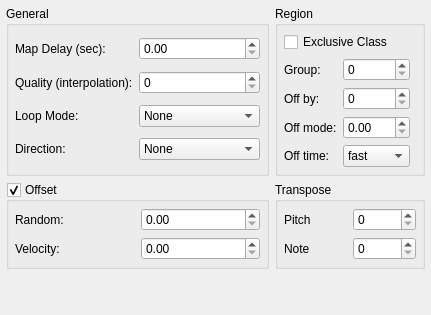
       <widget class="QWidget" name="tabSample">
        <attribute name="title">
         <string>Sample</string>
        </attribute>
        <layout class="QGridLayout" name="laySample">
         <property name="sizeConstraint">
          <enum>QLayout::SetNoConstraint</enum>
         </property>
         <property name="leftMargin">
          <number>6</number>
         </property>
         <property name="topMargin">
          <number>6</number>
         </property>
         <property name="rightMargin">
          <number>6</number>
         </property>
         <property name="bottomMargin">
          <number>6</number>
         </property>
         <item row="1" column="0">
          <widget class="QGroupBox" name="gbxSampleOffset">
           <property name="title">
            <string>Offset</string>
           </property>
           <property name="checkable">
            <bool>true</bool>
           </property>
           <layout class="QGridLayout" name="laySampleOffset">
            <property name="sizeConstraint">
             <enum>QLayout::SetNoConstraint</enum>
            </property>
            <property name="leftMargin">
             <number>6</number>
            </property>
            <property name="topMargin">
             <number>6</number>
            </property>
            <property name="rightMargin">
             <number>6</number>
            </property>
            <property name="bottomMargin">
             <number>6</number>
            </property>
            <item row="3" column="0">
             <widget class="QLabel" name="lblSampleOffsetRandom">
              <property name="text">
               <string>Random:</string>
              </property>
             </widget>
            </item>
            <item row="3" column="1">
             <widget class="QDoubleSpinBox" name="dsbSampleOffsetRandom"/>
            </item>
            <item row="4" column="1">
             <widget class="QDoubleSpinBox" name="dsbSampleOffsetVelocity"/>
            </item>
            <item row="4" column="0">
             <widget class="QLabel" name="lblSampleOffsetVelocity">
              <property name="text">
               <string>Velocity:</string>
              </property>
             </widget>
            </item>
           </layout>
          </widget>
         </item>
         <item row="0" column="0">
          <widget class="QGroupBox" name="gbxSampleGeneral">
           <property name="title">
            <string>General</string>
           </property>
           <layout class="QGridLayout" name="laySampleGeneral">
            <property name="sizeConstraint">
             <enum>QLayout::SetNoConstraint</enum>
            </property>
            <property name="leftMargin">
             <number>6</number>
            </property>
            <property name="topMargin">
             <number>6</number>
            </property>
            <property name="rightMargin">
             <number>6</number>
            </property>
            <property name="bottomMargin">
             <number>6</number>
            </property>
            <item row="3" column="1">
             <widget class="QComboBox" name="cbxDirection">
              <item>
               <property name="text">
                <string>None</string>
               </property>
              </item>
              <item>
               <property name="text">
                <string>forward</string>
               </property>
              </item>
              <item>
               <property name="text">
                <string>reverse</string>
               </property>
              </item>
             </widget>
            </item>
            <item row="0" column="1">
             <widget class="QDoubleSpinBox" name="dsbSampleMapDelay"/>
            </item>
            <item row="1" column="0">
             <widget class="QLabel" name="lblSampleQuality">
              <property name="text">
               <string>Quality (interpolation):</string>
              </property>
             </widget>
            </item>
            <item row="2" column="0">
             <widget class="QLabel" name="lblLoopMode">
              <property name="text">
               <string>Loop Mode:</string>
              </property>
             </widget>
            </item>
            <item row="0" column="0">
             <widget class="QLabel" name="lblSampleMapDelay">
              <property name="text">
               <string>Map Delay (sec):</string>
              </property>
             </widget>
            </item>
            <item row="1" column="1">
             <widget class="QSpinBox" name="sbxSampleQuality"/>
            </item>
            <item row="3" column="0">
             <widget class="QLabel" name="lblDirection">
              <property name="text">
               <string>Direction:</string>
              </property>
             </widget>
            </item>
            <item row="2" column="1">
             <widget class="QComboBox" name="cbxLoopMode">
              <item>
               <property name="text">
                <string>None</string>
               </property>
              </item>
              <item>
               <property name="text">
                <string>no_loop</string>
               </property>
              </item>
              <item>
               <property name="text">
                <string>one_shot</string>
               </property>
              </item>
              <item>
               <property name="text">
                <string>loop_continuous</string>
               </property>
              </item>
              <item>
               <property name="text">
                <string>loop_sustain</string>
               </property>
              </item>
             </widget>
            </item>
           </layout>
          </widget>
         </item>
         <item row="0" column="1">
          <widget class="QGroupBox" name="gbxSampleRegion">
           <property name="title">
            <string>Region</string>
           </property>
           <layout class="QGridLayout" name="laySampleRegion">
            <property name="sizeConstraint">
             <enum>QLayout::SetNoConstraint</enum>
            </property>
            <property name="leftMargin">
             <number>6</number>
            </property>
            <property name="topMargin">
             <number>6</number>
            </property>
            <property name="rightMargin">
             <number>6</number>
            </property>
            <property name="bottomMargin">
             <number>6</number>
            </property>
            <item row="5" column="1">
             <widget class="QComboBox" name="cbxOffTime">
              <item>
               <property name="text">
                <string>fast</string>
               </property>
              </item>
              <item>
               <property name="text">
                <string>normal</string>
               </property>
              </item>
             </widget>
            </item>
            <item row="2" column="1">
             <widget class="QSpinBox" name="sbxOffBy"/>
            </item>
            <item row="1" column="0">
             <widget class="QLabel" name="lblGroup">
              <property name="text">
               <string>Group:</string>
              </property>
             </widget>
            </item>
            <item row="4" column="1">
             <widget class="QLabel" name="cbxOffMode">
              <property name="text">
               <string>TextLabel</string>
              </property>
             </widget>
            </item>
            <item row="5" column="0">
             <widget class="QLabel" name="lblOffTime">
              <property name="text">
               <string>Off time:</string>
              </property>
             </widget>
            </item>
            <item row="4" column="1">
             <widget class="QDoubleSpinBox" name="dsbOffMode"/>
            </item>
            <item row="2" column="0">
             <widget class="QLabel" name="lblOffBy">
              <property name="text">
               <string>Off by:</string>
              </property>
             </widget>
            </item>
            <item row="4" column="0">
             <widget class="QLabel" name="lblOffMode">
              <property name="text">
               <string>Off mode:</string>
              </property>
             </widget>
            </item>
            <item row="1" column="1">
             <widget class="QSpinBox" name="sbxGroup"/>
            </item>
            <item row="0" column="0" colspan="3">
             <widget class="QCheckBox" name="chkRegionExclusiveClass">
              <property name="text">
               <string>Exclusive Class</string>
              </property>
             </widget>
            </item>
           </layout>
          </widget>
         </item>
         <item row="1" column="1">
          <widget class="QGroupBox" name="gbxSampleTranspose">
           <property name="title">
            <string>Transpose</string>
           </property>
           <layout class="QGridLayout" name="laySampleTranspose">
            <property name="sizeConstraint">
             <enum>QLayout::SetNoConstraint</enum>
            </property>
            <property name="leftMargin">
             <number>6</number>
            </property>
            <property name="topMargin">
             <number>6</number>
            </property>
            <property name="rightMargin">
             <number>6</number>
            </property>
            <property name="bottomMargin">
             <number>6</number>
            </property>
            <item row="0" column="0">
             <widget class="QLabel" name="lblSampleTransposePitch">
              <property name="text">
               <string>Pitch</string>
              </property>
             </widget>
            </item>
            <item row="0" column="1">
             <widget class="QSpinBox" name="sbxSampleTransposePitch"/>
            </item>
            <item row="1" column="0">
             <widget class="QLabel" name="lblSampleTransposeNote">
              <property name="text">
               <string>Note</string>
              </property>
             </widget>
            </item>
            <item row="1" column="1">
             <widget class="QSpinBox" name="sbxSampleTransposeNote"/>
            </item>
           </layout>
          </widget>
         </item>
         <item row="2" column="0">
          <spacer name="vspOffset">
           <property name="orientation">
            <enum>Qt::Vertical</enum>
           </property>
           <property name="sizeHint" stdset="0">
            <size>
             <width>20</width>
             <height>40</height>
            </size>
           </property>
          </spacer>
         </item>
        </layout>
       </widget>
